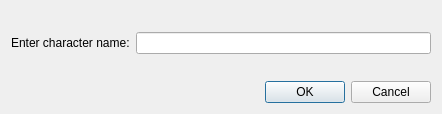
<?xml version="1.0" encoding="UTF-8"?>
<ui version="4.0">
 <class>CharacterDialog</class>
 <widget class="QDialog" name="CharacterDialog">
  <property name="geometry">
   <rect>
    <x>0</x>
    <y>0</y>
    <width>442</width>
    <height>114</height>
   </rect>
  </property>
  <property name="windowTitle">
   <string>Dialog</string>
  </property>
  <layout class="QVBoxLayout" name="verticalLayout">
   <item>
    <layout class="QFormLayout" name="formLayout">
     <property name="formAlignment">
      <set>Qt::AlignCenter</set>
     </property>
     <item row="0" column="0">
      <widget class="QLabel" name="label">
       <property name="text">
        <string>Enter character name:</string>
       </property>
      </widget>
     </item>
     <item row="0" column="1">
      <widget class="QLineEdit" name="lineEdit"/>
     </item>
    </layout>
   </item>
   <item>
    <widget class="QDialogButtonBox" name="buttonBox">
     <property name="orientation">
      <enum>Qt::Horizontal</enum>
     </property>
     <property name="standardButtons">
      <set>QDialogButtonBox::Cancel|QDialogButtonBox::Ok</set>
     </property>
    </widget>
   </item>
  </layout>
 </widget>
 <resources/>
 <connections>
  <connection>
   <sender>buttonBox</sender>
   <signal>accepted()</signal>
   <receiver>CharacterDialog</receiver>
   <slot>accept()</slot>
   <hints>
    <hint type="sourcelabel">
     <x>227</x>
     <y>281</y>
    </hint>
    <hint type="destinationlabel">
     <x>157</x>
     <y>274</y>
    </hint>
   </hints>
  </connection>
  <connection>
   <sender>buttonBox</sender>
   <signal>rejected()</signal>
   <receiver>CharacterDialog</receiver>
   <slot>reject()</slot>
   <hints>
    <hint type="sourcelabel">
     <x>295</x>
     <y>287</y>
    </hint>
    <hint type="destinationlabel">
     <x>286</x>
     <y>274</y>
    </hint>
   </hints>
  </connection>
 </connections>
</ui>
